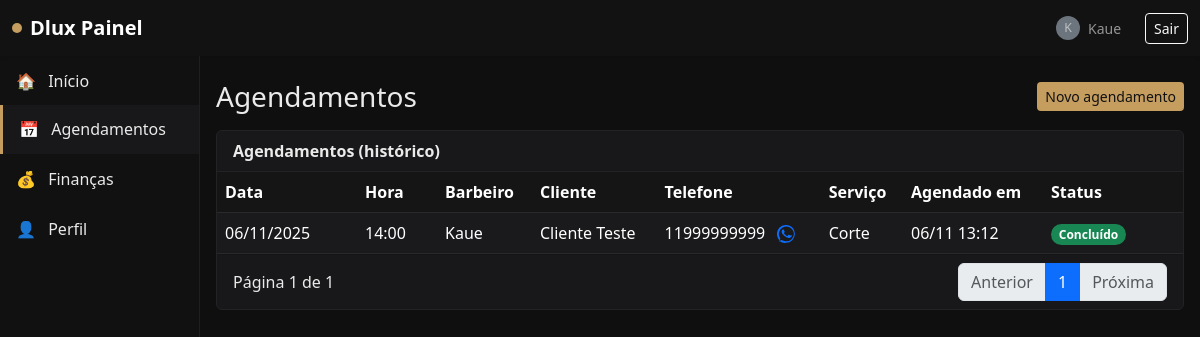
The app's page /painel/agendamentos/ (signed in), older data.
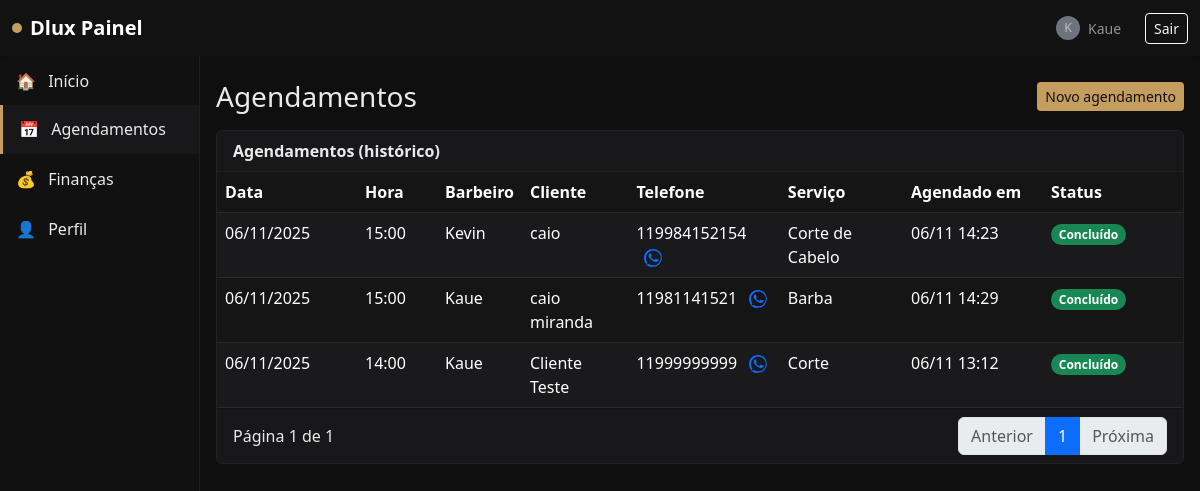
The same page, newer data.
### appointments/models.py (models this page shows, shortened)
class Appointment(models.Model):
    STATUS_SCHEDULED = 'scheduled'
    STATUS_DONE = 'done'
    STATUS_CANCELLED = 'cancelled'
    STATUS_CHOICES = [
        (STATUS_SCHEDULED, 'Agendado'),
        (STATUS_DONE, 'Finalizado'),
        (STATUS_CANCELLED, 'Cancelado'),
    ]
    barber = models.ForeignKey(User, on_delete=models.CASCADE, limit_choices_to={'role': User.BARBER}, related_name='appointments')
    client_name = models.CharField(max_length=120)
    client_phone = models.CharField(max_length=32)
    service = models.ForeignKey(Service, on_delete=models.PROTECT)
    start_datetime = models.DateTimeField()
    end_datetime = models.DateTimeField()
    status = models.CharField(max_length=12, choices=STATUS_CHOICES, default=STATUS_SCHEDULED)
    notes = models.TextField(blank=True)
    created_at = models.DateTimeField(auto_now_add=True)
    class Meta:
        indexes = [
            models.Index(fields=['barber', 'start_datetime']),
            models.Index(fields=['status']),
        ]

### users/models.py (models this page shows, shortened)
class User(AbstractUser):
    BARBER = 'barber'
    ADMIN = 'admin'
    ROLE_CHOICES = [
        (BARBER, 'Barbeiro'),
        (ADMIN, 'Administrador'),
    ]
    role = models.CharField(max_length=16, choices=ROLE_CHOICES, default=BARBER)
    display_name = models.CharField(max_length=255, blank=True)
    avatar = models.ImageField(upload_to='avatars/', blank=True, null=True)
    phone = models.CharField(max_length=32, blank=True)

### services/models.py (models this page shows, shortened)
class Service(models.Model):
    title = models.CharField(max_length=120)
    price = models.DecimalField(max_digits=8, decimal_places=2)
    duration_minutes = models.PositiveIntegerField(default=30)
    active = models.BooleanField(default=True)

### users/views.py (the view)
# urls.py: path('painel/agendamentos/', panel_appointments, name='panel_appointments'),
@login_required
def panel_appointments(request: HttpRequest):
    user: User = request.user  # type: ignore
    now = timezone.localtime()
    Appointment.objects.filter(status='scheduled', end_datetime__lte=now).update(status='done')
    if user.role == User.ADMIN:
        qs = Appointment.objects.all().order_by('-start_datetime')
        is_admin = True
    else:
        qs = Appointment.objects.filter(barber=user).order_by('-start_datetime')
        is_admin = False
    page_number = request.GET.get('page', 1)
    paginator = Paginator(qs, 15)
    page_obj = paginator.get_page(page_number)
    return render(request, 'panel_appointments.html', {
        'appointments_page': page_obj,
        'paginator': paginator,
        'is_admin': is_admin,
    })

### templates/panel_appointments.html (shortened to what this page needs)
{% extends 'base.html' %}
{% block content %}
<div class="d-flex justify-content-between align-items-center mb-3">
  <h3 class="mb-0">Agendamentos</h3>
  <div>
    <a href="#" class="btn btn-sm btn-accent">Novo agendamento</a>
  </div>
  </div>
<div class="card card-panel mb-4">
  <div class="card-header fw-semibold">Agendamentos (histórico)</div>
  <div class="card-body p-0">
    <table class="table table-dark table-striped mb-0">
      <thead>
        <tr>
          <th style="width: 140px;">Data</th>
          <th style="width: 80px;">Hora</th>
          {% if is_admin %}<th>Barbeiro</th>{% endif %}
          <th>Cliente</th>
          <th>Telefone</th>
          <th>Serviço</th>
          {% if is_admin %}<th style="width: 140px;">Agendado em</th>{% endif %}
          <th style="width: 140px;">Status</th>
        </tr>
      </thead>
      <tbody>
        {% for a in appointments_page %}
        <tr>
          <td>{{ a.start_datetime|date:'d/m/Y' }}</td>
          <td>{{ a.start_datetime|date:'H:i' }}</td>
          {% if is_admin %}<td>{{ a.barber.display_name|default:a.barber.username }}</td>{% endif %}
          <td>{{ a.client_name }}</td>
          <td>
            {{ a.client_phone }}
            {% if a.client_phone %}
              <a href="https://wa.me/{{ a.client_phone }}" target="_blank" class="ms-2" title="WhatsApp">
              </a>
            {% endif %}
          </td>
          <td>{{ a.service.title }}</td>
          {% if is_admin %}<td>{{ a.created_at|date:'d/m H:i' }}</td>{% endif %}
          <td>
            {% if a.status == 'scheduled' %}
              <span class="badge rounded-pill text-bg-secondary">Agendado</span>
            {% elif a.status == 'done' %}
              <span class="badge rounded-pill bg-success">Concluído</span>
            {% elif a.status == 'cancelled' %}
              <span class="badge rounded-pill bg-danger">Cancelado</span>
            {% else %}
              <span class="badge rounded-pill badge-accent">{{ a.status }}</span>
            {% endif %}
          </td>
        </tr>
        {% empty %}
        <tr>
          <td colspan="{% if is_admin %}8{% else %}6{% endif %}" class="text-center muted">Sem agendamentos.</td>
        </tr>
        {% endfor %}
      </tbody>
    </table>
  </div>
  <div class="card-footer d-flex justify-content-between align-items-center">
    <div>
      Página {{ appointments_page.number }} de {{ paginator.num_pages }}
    </div>
    <nav aria-label="Navegação de página">
      <ul class="pagination pagination-dark mb-0">
        {% if appointments_page.has_previous %}
          <li class="page-item"><a class="page-link" href="?page={{ appointments_page.previous_page_number }}">Anterior</a></li>
        {% else %}
          <li class="page-item disabled"><span class="page-link">Anterior</span></li>
        {% endif %}
        {% for num in appointments_page.paginator.page_range %}
          {% if num == appointments_page.number %}
            <li class="page-item active" aria-current="page"><span class="page-link">{{ num }}</span></li>
          {% else %}
            <li class="page-item"><a class="page-link" href="?page={{ num }}">{{ num }}</a></li>
          {% endif %}
        {% endfor %}
        {% if appointments_page.has_next %}
          <li class="page-item"><a class="page-link" href="?page={{ appointments_page.next_page_number }}">Próxima</a></li>
        {% else %}
          <li class="page-item disabled"><span class="page-link">Próxima</span></li>
        {% endif %}
      </ul>
    </nav>
  </div>
</div>
{% endblock %}

Row changes from the older to the newer data that the page shows:
added Appointment: start_datetime "06/11/2025", start_datetime "15:00", barber.display_name "Kevin", client_name "caio", client_phone "119984152154", service "Corte de Cabelo", created_at "06/11 14:23", status "Concluído"
added Appointment: start_datetime "06/11/2025", start_datetime "15:00", barber.display_name "Kaue", client_name "caio miranda", client_phone "11981141521", service "Barba", created_at "06/11 14:29", status "Concluído"
